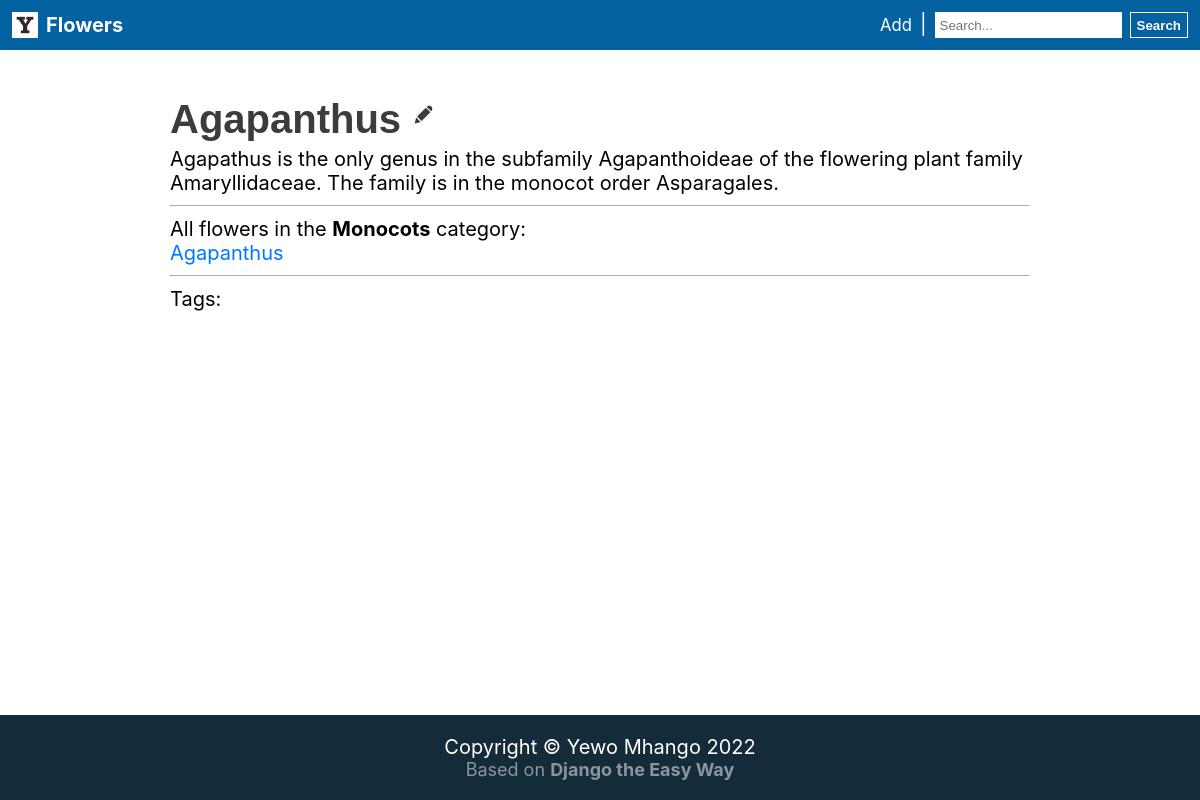
Page /flower/agapanthus/ on the committed database.
### myapp/models.py (models this page shows, shortened)
class Flower(models.Model):
    title = models.CharField(max_length=255, default='')
    description = models.TextField(default='')
    slug = models.SlugField(blank=True, default='')
    category = models.ForeignKey(Category, null=True, on_delete=models.PROTECT)
    tags = models.ManyToManyField(Tag)
    def __str__(self) -> str:
        return self.title

class Category(models.Model):
    title = models.CharField(max_length=255, default='')
    def __str__(self) -> str:
        return self.title

### myapp/views.py (the view)
# urls.py: path('flower/<slug:slug>/', myapp_views.detail, name='detail'),
def detail(request: HttpRequest, slug=None):
    flower = get_object_or_404(Flower, slug=slug)
    return render(request, 'myapp/detail.html', {'flower': flower, 'page_title': flower.title})

### myapp/templates/myapp/detail.html (shortened to what this page needs)
{% extends 'base/base.html' %} {% block content %} {% load static %}
<div class="jumbotron">
  <h1>
    {{ flower.title }}
    <a href="{% url 'edit' pk=flower.pk %}">
      <img src="{% static 'base/images/edit.svg' %}" alt="" height="30px" />
    </a>
  </h1>
  <div class="flowerDescription">{{ flower.description }}</div>
</div>
<hr />
All flowers in the <strong>{{ flower.category }}</strong> category:
<br />
{% for c_flower in flower.category.flower_set.all %}
<a href="{% url 'detail' c_flower.slug %}">{{ c_flower }}</a>
<br />
{% endfor %}
<hr />
Tags:  {% endblock %}

### base/static/base/css/site.css (style rules this page uses)
* { box-sizing: border-box; transition: all 0.25s ease; }
h1, h2, h3, h4, h5, h6 { color: rgb(60, 60, 60); margin-bottom: 5px; font-family: Montserrat, sans-serif; }
body { font-family: -apple-system, BlinkMacSystemFont, "Segoe UI", Roboto, Oxygen, Cantarell, "Open Sans", "Helvetica Neue", Tahoma, Geneva, Verdana, sans-serif; font-size: 20px; min-height: 100vh; display: flex; flex-direction: column; justify-content: space-between; margin: 0; }
a { color: rgb(0, 119, 255); text-decoration: none; }
hr { border-color: white; }

### rows in the picture
Flower: title "Agapanthus", description "Agapathus is the only genus in the subfamily Agapanthoideae of the flowering plant family Amaryllidaceae. The family is in the monocot order Asparagales.", category "Monocots"
